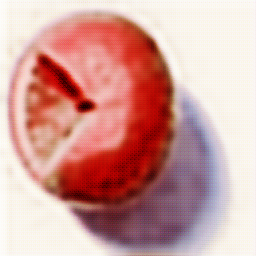
#> input picture PyTorch/05-cyclegan/outputs/A/108.png, 256 x 256 px; its folder holds 4 pictures in this run
$ python visualize_results.py
#> lines starting #> are read from the running program, lines starting #| are printed output that depends on the picture
# CycleGAN画像変換結果可視化スクリプト
import matplotlib.pyplot as plt
import os
from PIL import Image
import numpy as np
from glob import glob

# 日本語フォント設定（Windows環境）
plt.rcParams['font.sans-serif'] = ['MS Gothic', 'DejaVu Sans']
plt.rcParams['axes.unicode_minus'] = False

# resultsディレクトリの作成
os.makedirs("results", exist_ok=True)

print("=" * 60)
print("CycleGAN 画像変換結果可視化")
print("=" * 60)

# ========================================
# 1. outputsディレクトリから変換結果を収集
# ========================================
print("\n[1/2] 変換結果の画像を収集しています...")

# outputsディレクトリの画像を取得
output_dirs = {
    'A': 'outputs/A',
    'B': 'outputs/B'
}

images_found = False

for domain, path in output_dirs.items():
    if os.path.exists(path):
        image_files = glob(os.path.join(path, '*.png'))  + glob(os.path.join(path, '*.jpg'))
        if image_files:
            images_found = True
            print(f"✅ {domain}ドメイン: {len(image_files)}枚の画像を発見")

if not images_found:
    print("⚠️  outputsディレクトリに画像が見つかりません。")
    print("   先にtrain.pyまたはtest.pyを実行してください。")
    print("\n代わりに、サンプルの可視化レイアウトを作成します...")

    # サンプルレイアウトの作成
    fig, axes = plt.subplots(3, 3, figsize=(15, 15))
    fig.suptitle('CycleGAN 画像変換結果（サンプルレイアウト）',
                fontsize=16, fontweight='bold')

    sample_texts = [
        ['元画像A\n(リンゴ)', '変換結果A→B\n(リンゴ→オレンジ)', '再構成A\n(サイクル)'],
        ['元画像B\n(オレンジ)', '変換結果B→A\n(オレンジ→リンゴ)', '再構成B\n(サイクル)'],
        ['元画像A', '変換結果A→B', '再構成A']
    ]

    for i, row in enumerate(axes):
        for j, ax in enumerate(row):
            ax.text(0.5, 0.5, sample_texts[i][j],
                   ha='center', va='center', fontsize=14,
                   bbox=dict(boxstyle='round', facecolor='wheat', alpha=0.5))
            ax.set_xlim([0, 1])
            ax.set_ylim([0, 1])
            ax.axis('off')

    plt.tight_layout()
    plt.savefig('results/sample_layout.png', dpi=150, bbox_inches='tight')
    print("✅ サンプルレイアウトを保存しました: results/sample_layout.png")
    plt.close()

else:
    # ========================================
    # 2. 変換結果の可視化
    # ========================================
    print("\n[2/2] 変換結果を可視化しています...")

    # 各ドメインから最大6枚ずつ画像を取得
    samples = {}
    for domain, path in output_dirs.items():
        image_files = glob(os.path.join(path, '*.png')) + glob(os.path.join(path, '*.jpg'))
        # 最新の6枚を取得
        image_files = sorted(image_files, key=os.path.getmtime, reverse=True)[:6]
        samples[domain] = image_files

    # ドメインAの変換結果を可視化
    if samples['A']:
        fig, axes = plt.subplots(2, 3, figsize=(15, 10))
        fig.suptitle('ドメインA → ドメインB 変換結果',
                    fontsize=16, fontweight='bold')

        for idx, (ax, img_path) in enumerate(zip(axes.flat, samples['A'])):
            try:
                img = Image.open(img_path)
#> img is the input picture: PIL image 256x256 RGB; mean R, G, B 208.3, 159.1, 154.5
                ax.imshow(img)
                ax.set_title(f'サンプル {idx+1}', fontsize=12)
                ax.axis('off')
            except Exception as e:
                ax.text(0.5, 0.5, f'エラー:\n{str(e)}',
                       ha='center', va='center')
                ax.axis('off')

        plt.tight_layout()
        plt.savefig('results/transformation_A2B.png', dpi=150, bbox_inches='tight')
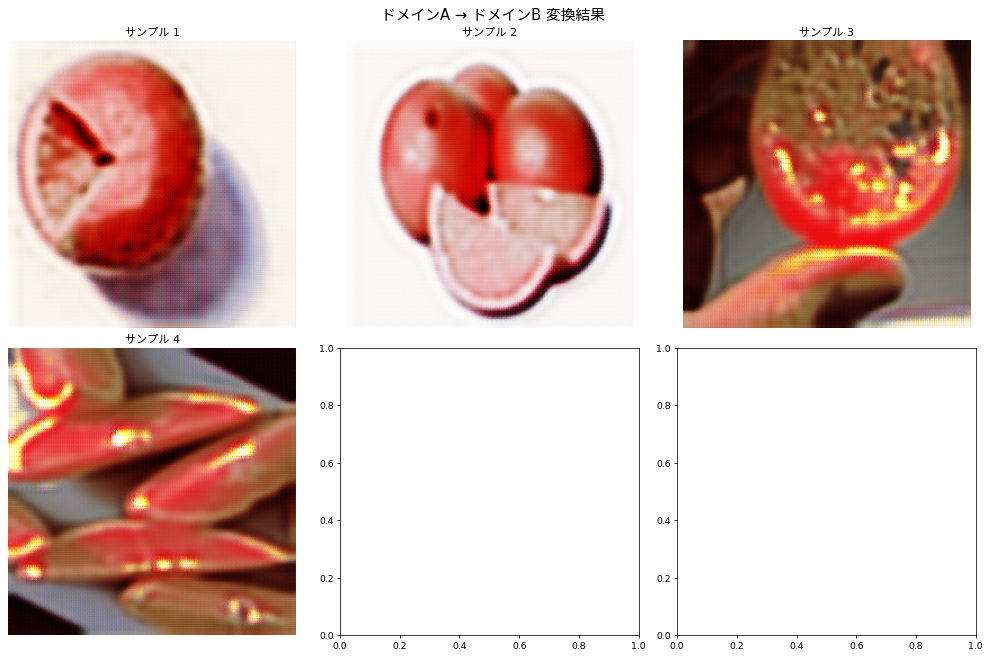
#> figure drawn by matplotlib, 4 panels
        print("✅ A→B変換結果を保存しました: results/transformation_A2B.png")
        plt.close()

    # ドメインBの変換結果を可視化
    if samples['B']:
        fig, axes = plt.subplots(2, 3, figsize=(15, 10))
        fig.suptitle('ドメインB → ドメインA 変換結果',
                    fontsize=16, fontweight='bold')

        for idx, (ax, img_path) in enumerate(zip(axes.flat, samples['B'])):
            try:
                img = Image.open(img_path)
                ax.imshow(img)
                ax.set_title(f'サンプル {idx+1}', fontsize=12)
                ax.axis('off')
            except Exception as e:
                ax.text(0.5, 0.5, f'エラー:\n{str(e)}',
                       ha='center', va='center')
                ax.axis('off')

        plt.tight_layout()
        plt.savefig('results/transformation_B2A.png', dpi=150, bbox_inches='tight')
        print("✅ B→A変換結果を保存しました: results/transformation_B2A.png")
        plt.close()

    # 対比表示（A→B→A と B→A→B）
    if samples['A'] and samples['B']:
        fig = plt.figure(figsize=(18, 6))
        fig.suptitle('CycleGAN 変換結果の比較', fontsize=16, fontweight='bold')

        # A→Bの例
        ax1 = plt.subplot(1, 2, 1)
        try:
            img_a = Image.open(samples['A'][0])
            ax1.imshow(img_a)
            ax1.set_title('A → B（例: リンゴ → オレンジ）', fontsize=14, fontweight='bold')
            ax1.axis('off')
        except:
            pass

        # B→Aの例
        ax2 = plt.subplot(1, 2, 2)
        try:
            img_b = Image.open(samples['B'][0])
            ax2.imshow(img_b)
            ax2.set_title('B → A（例: オレンジ → リンゴ）', fontsize=14, fontweight='bold')
            ax2.axis('off')
        except:
            pass

        plt.tight_layout()
        plt.savefig('results/comparison.png', dpi=150, bbox_inches='tight')
        print("✅ 変換結果の比較を保存しました: results/comparison.png")
        plt.close()

print("\n" + "=" * 60)
print("✅ 可視化が完了しました！")
print("=" * 60)
print("\n📊 生成されたファイル:")
if os.path.exists('results/transformation_A2B.png'):
    print("  - results/transformation_A2B.png  : A→B変換結果")
if os.path.exists('results/transformation_B2A.png'):
    print("  - results/transformation_B2A.png  : B→A変換結果")
if os.path.exists('results/comparison.png'):
    print("  - results/comparison.png          : 変換結果の比較")
if os.path.exists('results/sample_layout.png'):
    print("  - results/sample_layout.png       : サンプルレイアウト")
print("\n次のステップ: これらの画像をREADMEに追加しましょう！")

# ========================================
# 補足情報の表示
# ========================================
print("\n📝 CycleGANについて:")
print("  CycleGANは、ペア画像データなしで異なるドメイン間の")
print("  画像変換を学習できる生成モデルです。")
print("\n  主な特徴:")
print("  - Unpaired Image-to-Image Translation")
print("  - Cycle Consistency Loss（循環一貫性損失）")
print("  - 2つのGenerator + 2つのDiscriminator")
print("\n  応用例:")
print("  - 写真 ↔ 絵画のスタイル変換")
print("  - 夏 ↔ 冬の景色変換")
print("  - 馬 ↔ シマウマの変換")
print("  - 医療画像のモダリティ変換")
